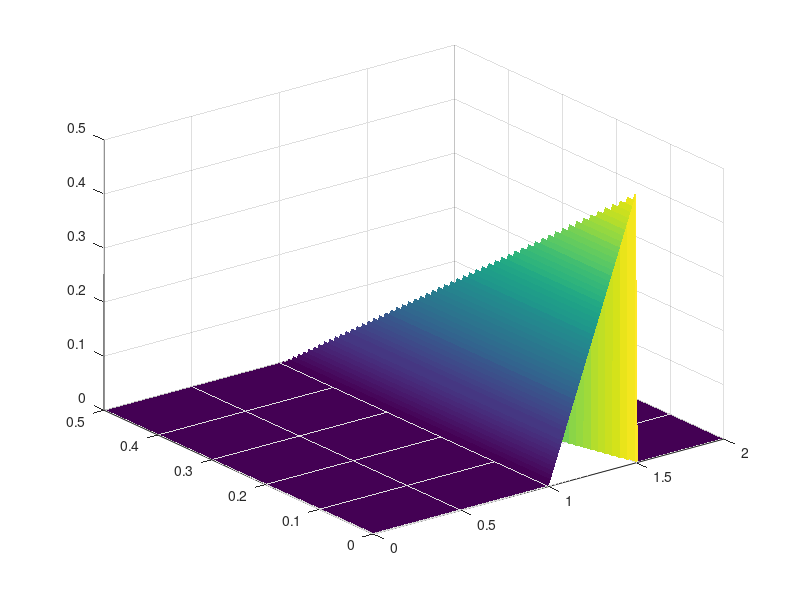
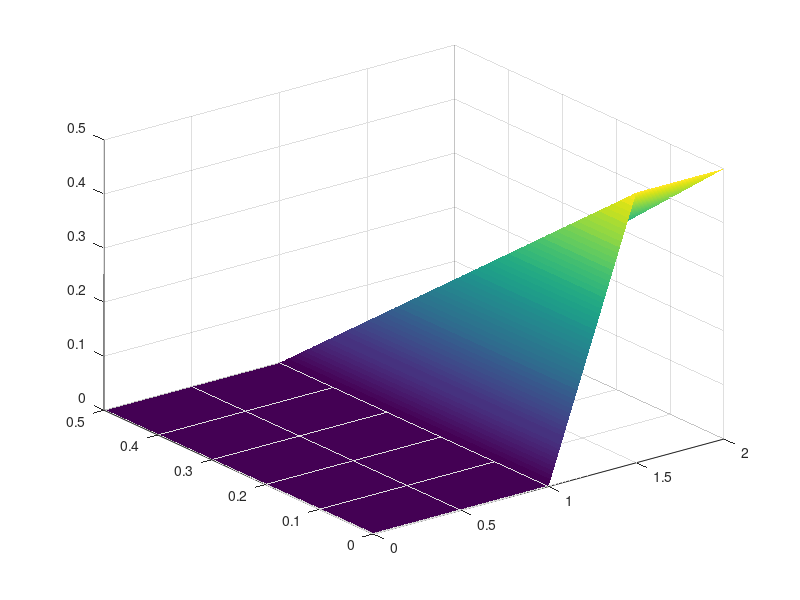
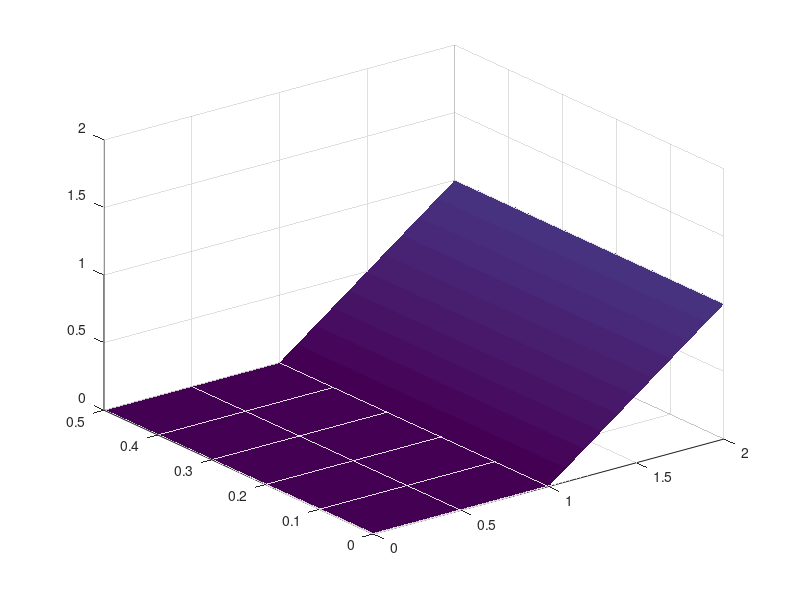

These charts were generated, in order, by the following MATLAB code:
clear

S0 = 1;
K = 1;
Targ = 0.5;
Na = 1000;
Nx = 1000;
A = linspace(0,Targ,Na);
Xmin = -5;
Xmax = 2;
dx = (Xmax-Xmin)/Nx;
x = Xmin + (0:Nx-1)*dx;
S = S0*exp(x);

NoGain = zeros(Na,Nx);
PartGain = zeros(Na,Nx);
FullGain = zeros(Na,Nx);
for j = 1:Nx
    NoGain(:,j) = (max(S(j)-K,0).*((S(j)-K) < Targ-A));
    PartGain(:,j) = (max(S(j)-K,0).*((S(j)-K) < Targ-A)+(Targ-A).*((S(j)-K) > Targ-A));
    FullGain(:,j) = (max(S(j)-K,0));
end
figure(1)
surf(S,A,NoGain,'EdgeColor','none','LineStyle','none');
xlim([0,2])
figure(2)
surf(S,A,PartGain,'EdgeColor','none','LineStyle','none');
xlim([0,2])
figure(3)
surf(S,A,FullGain,'EdgeColor','none','LineStyle','none');
xlim([0,2])
zlim([0 2])